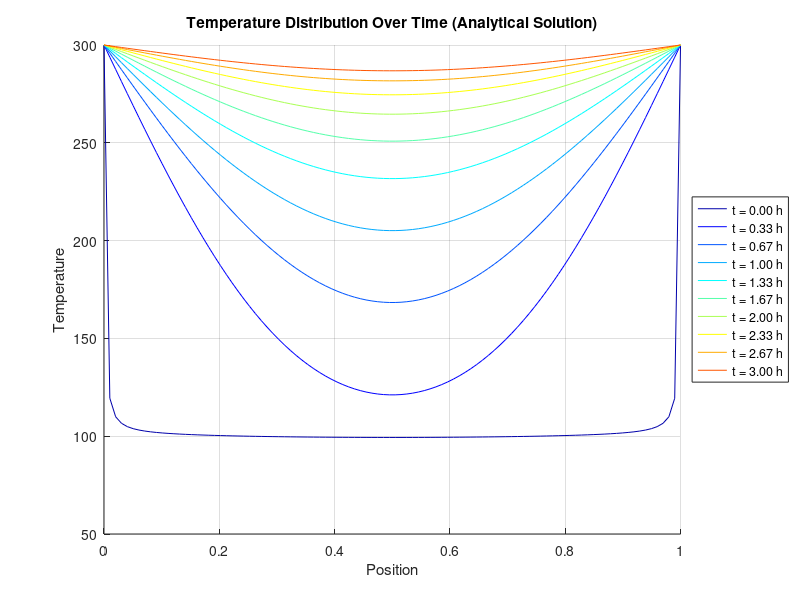

MATLAB code for this plot:
% Parameter
terms = 100;         % Jumlah suku dalam deret Fourier
x = linspace(0, 1, 100);  % Posisi dari 0 sampai 1
t_vals = linspace(0, 3, 10);  % Waktu dari 0 sampai 3 dalam 10 langkah

% Preallocasi hasil
y = zeros(length(t_vals), length(x));

% Hitung suhu untuk tiap waktu dan posisi
for ti = 1:length(t_vals)
    t = t_vals(ti);
    for xi = 1:length(x)
        sum_val = 0;
        for n = 1:2:(2*terms - 1)  % hanya n ganjil
            term = (-800 / (n * pi)) * sin(n * pi * x(xi)) * exp(-0.1 * (n * pi)^2 * t);
            sum_val = sum_val + term;
        end
        y(ti, xi) = 300 + sum_val;
    end
end

% Plot
figure;
hold on;
colors = jet(length(t_vals));
for ti = 1:length(t_vals)
    plot(x, y(ti, :), 'DisplayName', sprintf('t = %.2f h', t_vals(ti)), 'Color', colors(ti, :));
end
xlabel('Position');
ylabel('Temperature');
title('Temperature Distribution Over Time (Analytical Solution)');
legend('Location', 'eastoutside');
grid on;
